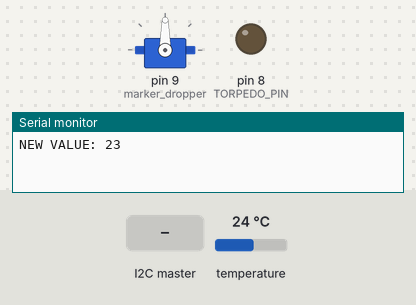
A sketch run on a simulated Arduino Uno, built for the host (arithmetic inside an expression is 32-bit, double 64-bit). Parts: servo, output pins drawn as LEDs (lit = HIGH), the last lines printed to the serial monitor. Wiring (inferred from the names in the program): HTU21/Si7021 sensor at I2C address 0x40. The test bench sets the inputs (shaded band); at power-on: temperature 24 °C.

Above: at 1.2 s.
1.3 s: the I2C master sends "d"
At 2.5 s:
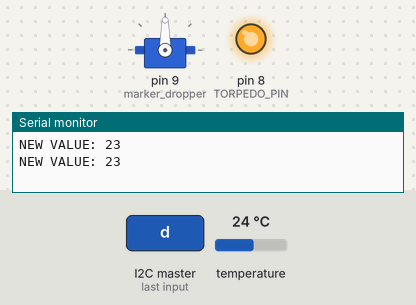
2.8 s: the I2C master sends "B"
7.0 s: the I2C master sends "a"
At 8.9 s:
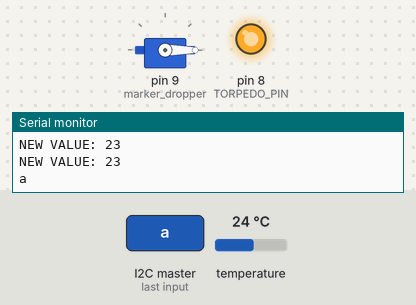
Timing chart, 0 to 10.4 s (numbered marks = the images above; inputs shaded):
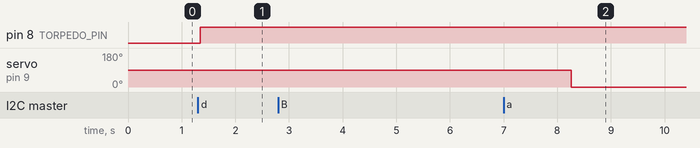

The sketch:

Utility_Teensy.ino
```cpp
#include <Wire.h>
#include <Servo.h>
#include <Stdint.h>
#include "SI7021.h"
//#include "SI7021\SI7021.cpp"

#define PRESSURE_PIN A0
#define TORPEDO_PIN 8

//declare variables

//declare the buffer
String i2c_read;

Servo marker_dropper;
SI7021 TempSensor;


const int I2C_ADDRESS = 0x08; //I2C_ADDRESS
//I2C_ADDRESS

const int TEMP_SAMPLE_RATE = 1000; //Samples temp every 5 sec

int pressure;

int pos = 0;    // variable to store the servo position
uint8_t checksum;
uint16_t temp;
char id;
bool flag = false;

double prev_time = 0;


int readPressure();


void setup()
{
  // put your setup code here, to run once:
  marker_dropper.attach(9);
  pinMode(PRESSURE_PIN, INPUT);
  pinMode(TORPEDO_PIN, OUTPUT);
  //set read pin

  Wire.begin(I2C_ADDRESS); //join I2C as slave with I2C_ADDRESS
  Wire.onReceive(receiveEvent);
  Serial.begin(9600);

}

void loop()
{
//     for(pos = 0; pos <= 180; pos += 1) // goes from 0 degrees to 180 degrees
//  {                                  // in steps of 1 degree
//    marker_dropper.write(pos);              // tell servo to go to position in variable 'pos'
//    delay(15);                       // waits 15ms for the servo to reach the position
//  }
//  for(pos = 180; pos>=0; pos-=1)     // goes from 180 degrees to 0 degrees
//  {
//    marker_dropper.write(pos);              // tell servo to go to position in variable 'pos'
//    delay(15);                       // waits 15ms for the servo to reach the position
//  }
//
    if((millis()-prev_time)>=TEMP_SAMPLE_RATE){
      prev_time = millis();
      temp = TempSensor.readTemp();
      if(TempSensor.isNewValue()){
        Serial.print("NEW VALUE: ");
      }
      Serial.println(temp);
    }

}

int readPressure(){

  return analogRead(PRESSURE_PIN);

}

void receiveEvent(int num) {

  while(Wire.available()) {
    id = Wire.read();
  }


  if(!flag) {

    switch(id) {

     case 'a':
       flag = true;
       Serial.println(id);
       break;

     case 'b':
       pressure = readPressure();
       Wire.write(pressure);
       break;

     case 'c':
       Wire.requestFrom(0x40, 3);
       temp = Wire.read() << 8 | Wire.read();
       checksum = Wire.read();
       Wire.write(temp);
       break;

     case 'd':
        digitalWrite(TORPEDO_PIN, HIGH);
        break;
    case 'B':
     for(pos = 0; pos <= 180; pos += 1) // goes from 0 degrees to 180 degrees
  {                                  // in steps of 1 degree
    marker_dropper.write(pos);              // tell servo to go to position in variable 'pos'
    delay(15);                       // waits 15ms for the servo to reach the position
  }
  for(pos = 180; pos>=0; pos-=1)     // goes from 180 degrees to 0 degrees
  {
    marker_dropper.write(pos);              // tell servo to go to position in variable 'pos'
    delay(15);                       // waits 15ms for the servo to reach the position
  }
    break;
     default:
        break;

    }
  }

  else {

    //marker_dropper.write((int)id);
    marker_dropper.write(180);
    flag = false;
    delay(1000);
    marker_dropper.write(0);

  }

}
```

SI7021.cpp
```cpp
/*
SI7021 Temperature Sensory Library
Leo Zhuang, USC AUV, 2/23/20
*/
//#include "Arduino.h"
#include "SI7021\SI7021.h"
#include <Wire.h>


SI7021::SI7021(){
//Constructor
  limit = 30;
  requestReady = true;
  saveTemp = 0;
  newRead = false;
}

double SI7021::temp_convert(double temp_code){
  //converts temperature code recieved in I2C into Celcius
  return ((175.72*temp_code/65536)-46.85);
}

void SI7021::requestTemp(){
  Wire1.beginTransmission(ADDRESS);
  Wire1.write(READ_TEMP);
  Wire1.endTransmission();
}

double SI7021::readTemp(){
//read temperature
  int temp_code = 0;
  if(requestReady){
    requestTemp();
    requestReady = false;
  }


  Wire1.requestFrom(ADDRESS,2,true);
    //read one byte, shift up, read another byte
    if (2 <= Wire1.available()) {
      temp_code = Wire1.read();
      temp_code = temp_code << 8;
      temp_code |= Wire1.read();
      requestReady = true;
      //Serial.println(temp_convert(temp_code)); //Prints the current temp;
      //Wire.endTransmission();
      saveTemp = temp_convert(temp_code);
    }
    return saveTemp;

}

void SI7021::setLimit(double lim){
  limit = lim;
}

bool SI7021::overLimit(){
  //Checks if temp is over limit
  double temp = readTemp();
  return(temp > limit);
}

bool SI7021::isNewValue(){
	//checks if last reading was new;
	return requestReady;
}
```

SI7021.h
```cpp
/*
  SI7021 Temperature Sensory Library
  Leo Zhuang, USC AUV, 2/23/20
*/
#ifndef SI7021_h
#define SI7021_h

#include "Arduino.h"

#define ADDRESS 0x40
#define READ_TEMP 0xF3


class SI7021
{
  private:
  		double limit;
      double saveTemp;
      bool requestReady;
      double temp_convert(double temp_code);
      bool newRead;
  public:
  	SI7021();
    void requestTemp();
    double readTemp();
    bool overLimit();
    void setLimit(double lim);
    bool isNewValue();
};

#endif
```

SI7021.h
```cpp
/*
  SI7021 Temperature Sensory Library
  Leo Zhuang, USC AUV, 2/23/20
*/
#ifndef SI7021_h
#define SI7021_h

#include "Arduino.h"

#define ADDRESS 0x40
#define READ_TEMP 0xF3


class SI7021
{
  private:
  		double limit;
      double saveTemp;
      bool requestReady;
      double temp_convert(double temp_code);
      bool newRead;
  public:
  	SI7021();
    void requestTemp();
    double readTemp();
    bool overLimit();
    void setLimit(double lim);
    bool isNewValue();
};

#endif
```

Measured:
- after the input at 1.3 s, pin 8 (TORPEDO_PIN): LOW → HIGH after 0.05 s
- after the input at 2.8 s, every drawn part: stays the same
